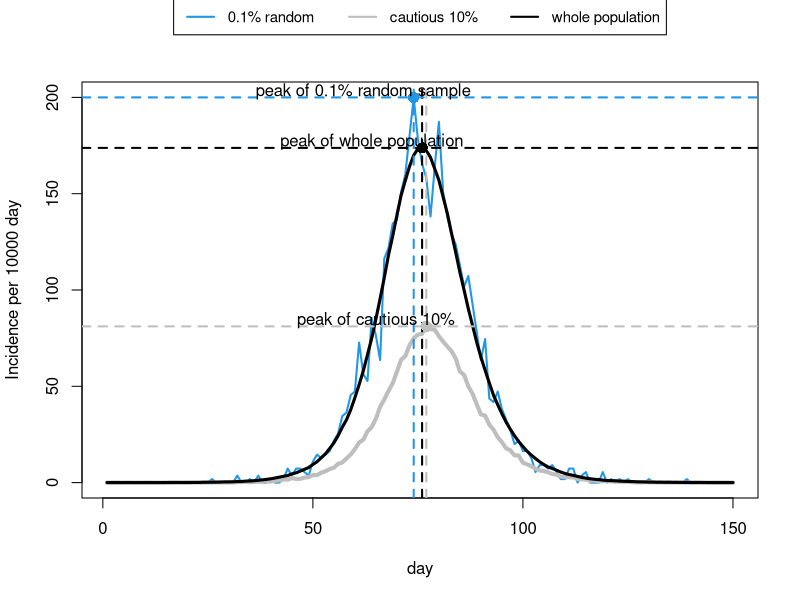
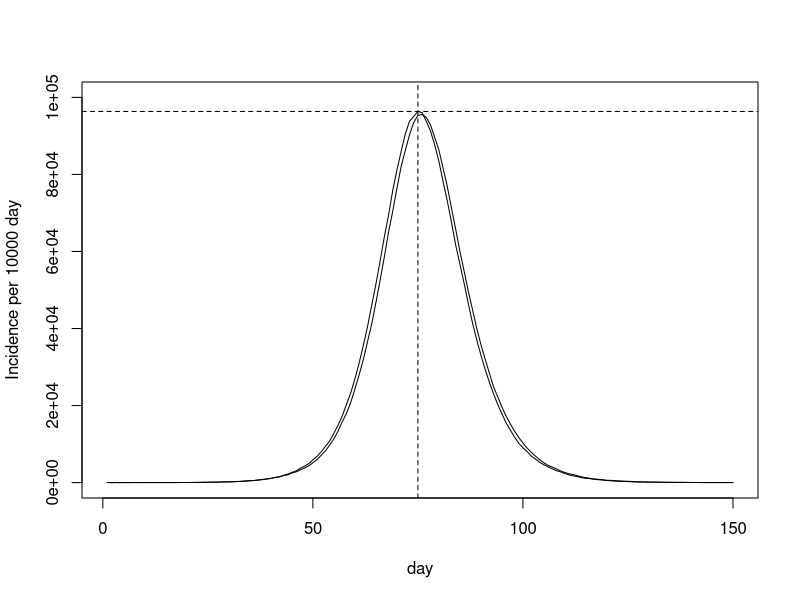

Recreate these plots in R, in order. (Note: a time limit stopped this script after it produced the figures.)
seir <- function(n=5.5e+6,ne=10,nt=150,gamma=1/3,delta=1/5) {
  ## SEIR stochastic simulation model.
  ## n = population size; ni = initially infective; nt = number of days ## gamma = daily prob E -> I; delta = daily prob I -> R;
  ## bmu = mean beta; bsc = var(beta) = bmu * bsc
  lambda <- 0.4/n
  x <- rep(0,n) ## initialize to susceptible state
  beta <- rlnorm(n,0,0.5); beta <- beta/mean(beta) ## individual infection rates 
  index1 <- order(beta)[1:(0.1*n)]
  index2 <- sample(n,0.001*n,replace=FALSE)
  x[1:ne] <- 1 ## create some infectives
  S <- E_new <- E_low <- E_random <- S_low <- S_random <-rep(0,nt) ## E <- I <- R <-  set up storage for pop in each state 
  S[1] <- E_new[1] <- n-ne;
  S_low[1] <- sum(x[index1]==0); S_random[1] <- sum(x[index2]==0)
  E_low[1] <- sum(x[index1]==1); E_random[1] <- sum(x[index2]==1) ## initialize
  for (i in 2:nt) { ## loop over days
    u <- runif(n) ## uniform random deviates
    Iota<-sum(beta[x==1])
    x[x==2&u<delta] <- 3 ## I -> R with prob delta 
    x[x==1&u<gamma] <- 2 ## E -> I with prob gamma 
    x[x==0&u<lambda*beta*Iota] <- 1 ## S -> E with prob beta*I[i-1] 
    S[i] <- sum(x==0) #; E[i] <- sum(x==1); I[i] <- sum(x==2); R[i] <- sum(x==3)
    S_low[i]<- sum(x[index1]==0); S_random[i]<- sum(x[index2]==0)
    E_new[i]<- S[i-1]-S[i]; E_low[i]<- S_low[i-1]-S_low[i]; E_random[i]<- S_random[i-1]-S_random[i]
  }
  E_new[1] <- ne
  list(S=S,beta=beta,E_new=E_new,E_low=E_low,E_random=E_random) #E=E,I=I,R=R,
} ## seir
set.seed(3)
ep <- seir() ## run simulation 

n=5.5e+6
ep_new <- ep$E_new/n*10000
ep_low <- ep$E_low/n/0.1*10000
ep_random <- ep$E_random/n/0.001*10000

plot(ep_random,ylim=c(0,max(ep_new,ep_low,ep_random)),xlab="day",ylab="Incidence per 10000 day", type="l",col=4,lwd=2) ## E black
lines(ep_low,col="grey",lwd=4); lines(ep_new, col="black",lwd=3)

abline(h=max(ep_new), v=which(ep_new == max(ep_new)), lty=2, col="black", lwd=2)
abline(h=max(ep_low), v=which(ep_low == max(ep_low)), lty=2, col= "grey",lwd=2)
abline(h=max(ep_random), v=which(ep_random == max(ep_random)), lty=2, col=4,lwd=2)

points(which(ep_new == max(ep_new)),max(ep_new), col="black",cex=1.5,pch=16)
text(which(ep_new == max(ep_new))-12,max(ep_new)+3, "peak of whole population")

points(which(ep_low == max(ep_low)),max(ep_low), col="grey",cex=1.5,pch=16)
text(which(ep_low == max(ep_low))-12,max(ep_low)+3, "peak of cautious 10%")

points(which(ep_random == max(ep_random)),max(ep_random), col=4,cex=1.5,pch=16)
text(which(ep_random == max(ep_random))-12,max(ep_random)+3, "peak of 0.1% random sample")
#zoom

legend("top",legend=c("0.1% random","cautious 10%","whole population"),inset=c(0,-0.2),
       col=c(4,"grey","black"),lty=1,lwd=2,xpd = TRUE,horiz=T,cex=0.9)



plot(ep$E_new,ylim=c(0,100000),xlab="day",ylab="Incidence per 10000 day",type="l",col="black",lwd=1) ## E black

for (i in 1:9) {
  n=5.5e+6
  ep<-seir()
  ep_new <- ep$E_new
  lines(ep_new,col="black",lwd=1)
  abline(h=max(ep_new), v=which(ep_new == max(ep_new)), lty=2, col="black", lwd=1)
}
